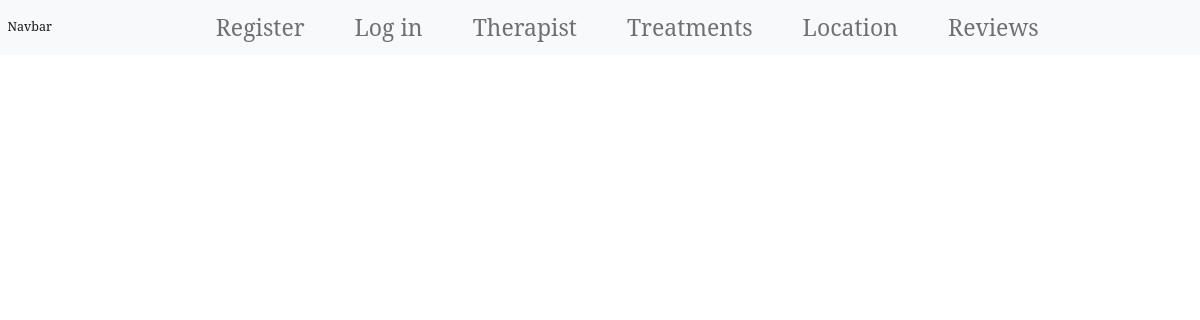
The page /treatments/treatments on the database as committed earlier.
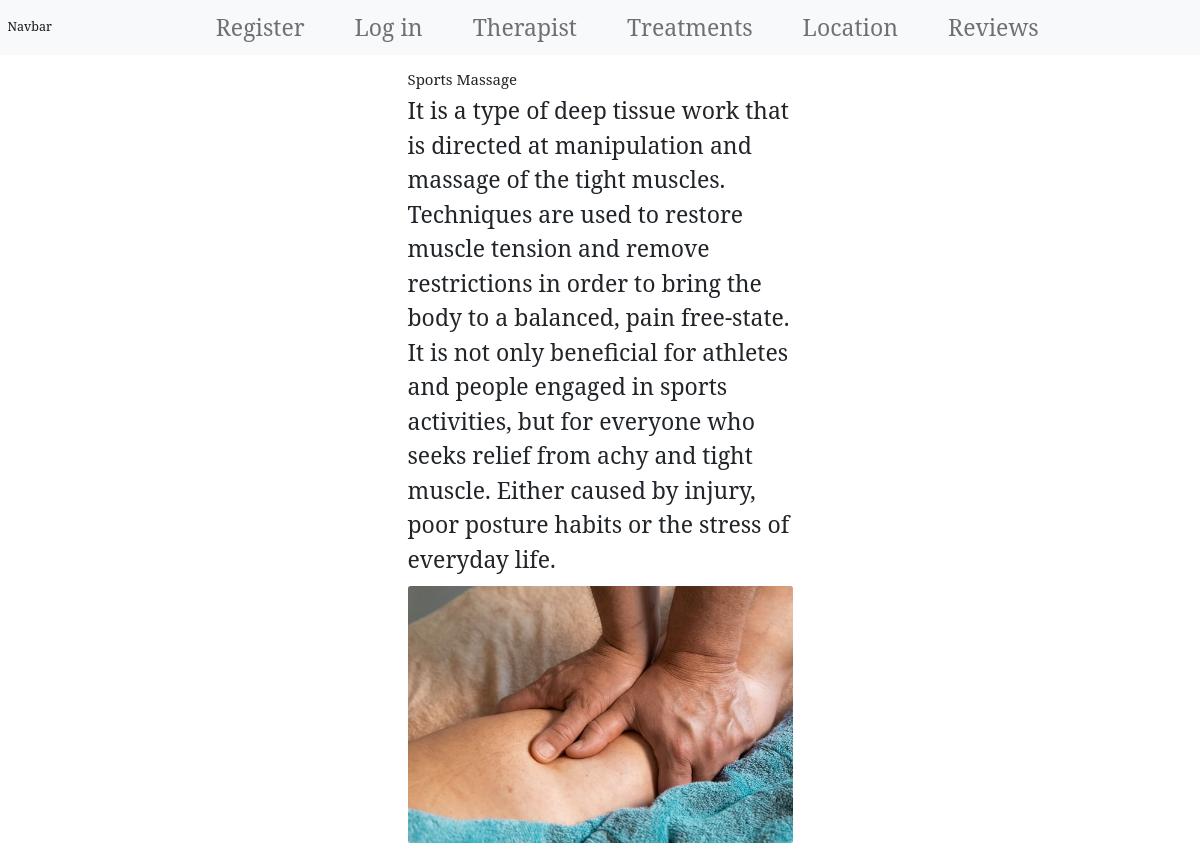
The same page on the database as committed later.
### treatments/models.py (models this page shows, shortened)
class Treatment(models.Model):
    name = models.CharField(max_length=254, blank=False)
    description = models.TextField(blank=False)
    image = models.ImageField(null=False, blank=False)
    featured = models.BooleanField(default=False, null=True, blank=True)

### treatments/views.py (the view)
# urls.py: path('treatments/', include('treatments.urls')),
def treatments(request):
    treatments = Treatment.objects.all()
    context = {
        'treatments': treatments,
    }
    return render(request, 'treatments/treatments.html', context)

### treatments/templates/treatments/treatments.html
{% extends 'base.html' %}
{% load static %}
{% block extra_css %}
<link rel="stylesheet" href="{% static 'treatments/css/treatments.css' %}">
{% endblock %}
{% block content %}
{% include 'components/navbar/navbar.html' %}
<div class="row justify-content-around">
{% for treatment in treatments %}
<div class="col-4 treatment-card">
    <h4>{{ treatment.name }}</h4>
    <p>{{ treatment.description }}</p>
    <img src="/media/{{treatment.image}}" class="img-fluid rounded" alt="{{ treatment.name }}">
</div>
{% endfor %}
</div>
{% endblock %}

Rows that differ between the two databases and show on the page:
added Treatment: name "Sports Massage", description "It is a type of deep tissue work that is directed at manipulation and massage of the tight muscles. Techniques are used to restore muscle tension and remove restrictions in order to bring the body to a balanced, pain free-state. It is not only beneficial for athletes and people engaged in sports activities, but for everyone who seeks relief from achy and tight muscle. Either caused by injury, poor posture habits or the stress of everyday life.", image (picture)
